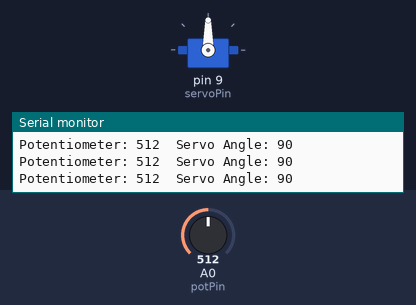
A sketch run on a simulated Arduino Uno, built with avr-gcc and run on an emulated ATmega328P. On the bench: servo, the last lines printed to the serial monitor. The inputs (shaded band) are chosen by the test bench; at power-on: A0 (potPin) = 512.

Above: at 1.2 s.
1.3 s: A0 (potPin) set to 560
At 2.1 s:
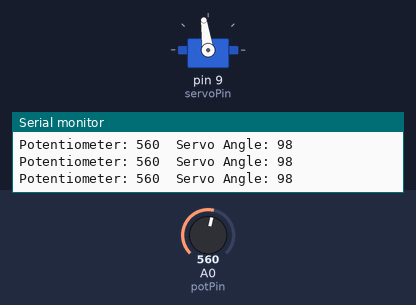
4.3 s: A0 (potPin) set to 583
At 5.4 s:
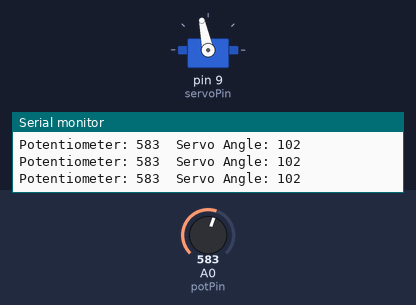
5.8 s: A0 (potPin) set to 0
At 6.5 s:
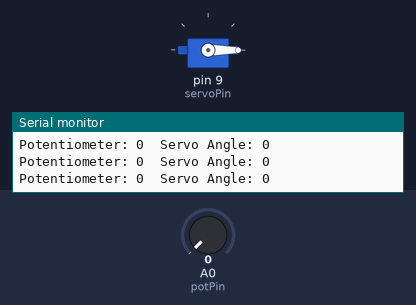
7.3 s: A0 (potPin) set to 8
At 7.9 s:
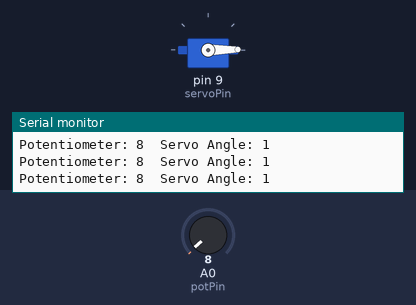
10.3 s: A0 (potPin) set to 11
13.3 s: A0 (potPin) set to 51
At 14.7 s:
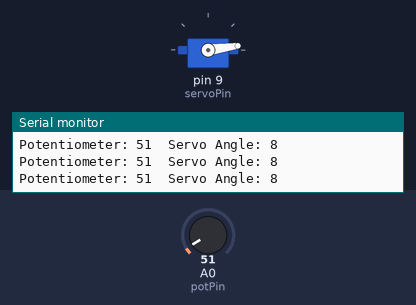
16.3 s: A0 (potPin) set to 62
At 17.1 s:
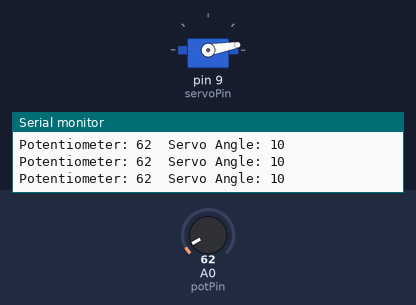
Timing chart, 0 to 18.8 s (numbered marks = the images above; inputs shaded):
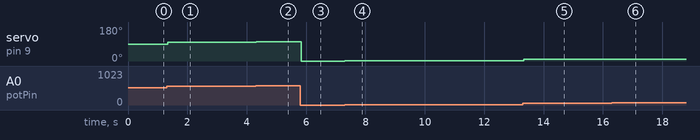

Measured:
- after the input at 1.3 s, servo on pin 9 (servoPin): 90° → 98° at once
- after the input at 4.3 s, servo on pin 9 (servoPin): 98° → 102° at once
- after the input at 5.8 s, servo on pin 9 (servoPin): 102° → 0° at once
- after the input at 7.3 s, servo on pin 9 (servoPin): 0° → 1° at once
- after the input at 13.3 s, servo on pin 9 (servoPin): 1° → 8° at once
- after the input at 16.3 s, servo on pin 9 (servoPin): 8° → 10° at once

The sketch:

Servo.ino
```cpp
#include <Servo.h>

// Create a servo object
Servo myServo;

// Define pin numbers
const int potPin = A0; // Potentiometer connected to analog pin A0
const int servoPin = 9;  // Servo control pin connected to digital pin 9

void setup() {
  // Attach the Servo variable to a pin
  myServo.attach(servoPin);
  // Initialize serial communication at 9600 bits per second:
  Serial.begin(9600);
}

void loop() {
  // Read the value from the potentiometer
  int potValue = analogRead(potPin);
  // Map the potentiometer value from 0-1023 to 0-180 degrees
  int angle = map(potValue, 0, 1023, 0, 180);

  // Set the servo position based on the mapped value
  myServo.write(angle);

  // Print the angle to the serial monitor
  Serial.print("Potentiometer: ");
  Serial.print(potValue);
  Serial.print("\tServo Angle: ");
  Serial.println(angle);

  // Wait for a bit to slow down the serial output
  delay(15);
}
```
